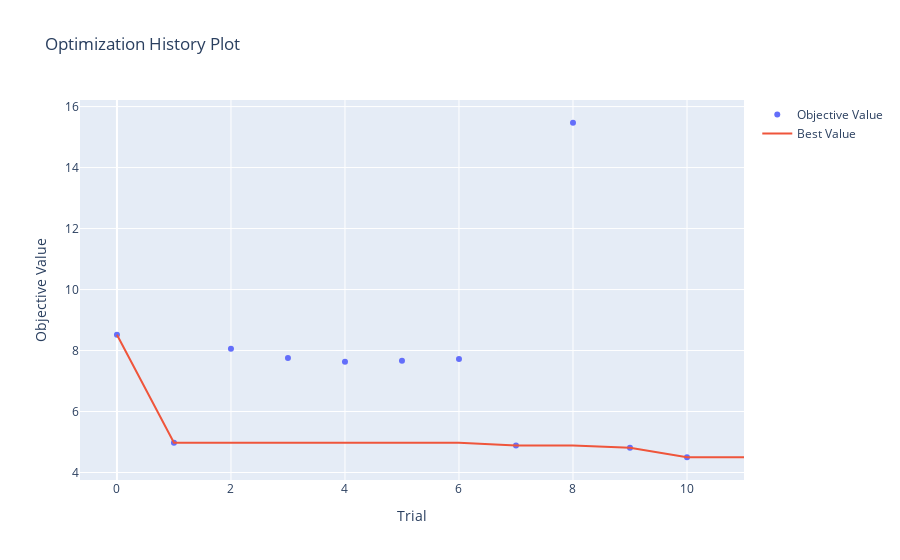

The cell this chart's notebook holds for it:
### Code cell
fig = optuna.visualization.plot_optimization_history(study)
fig.show()

### Figure 1 — Plotly figure (JSON) as saved in the notebook; plotly's stock layout.template omitted (floating-point values rounded to 4 significant figures)
{"data": [{"mode": "markers", "name": "Objective Value", "type": "scatter", "x": [0, 1, 2, 3, 4, 5, 6, 7, 8, 9, 10], "y": [8.518, 4.975, 8.057, 7.755, 7.632, 7.661, 7.722, 4.882, 15.47, 4.81, 4.5]}, {"mode": "lines", "name": "Best Value", "type": "scatter", "x": [0, 1, 2, 3, 4, 5, 6, 7, 8, 9, 10, 11], "y": [8.518, 4.975, 4.975, 4.975, 4.975, 4.975, 4.975, 4.882, 4.882, 4.81, 4.5, 4.5]}, {"marker": {"color": "#cccccc"}, "mode": "markers", "name": "Infeasible Trial", "showlegend": false, "type": "scatter", "x": [], "y": []}], "layout": {"title": {"text": "Optimization History Plot"}, "xaxis": {"title": {"text": "Trial"}}, "yaxis": {"title": {"text": "Objective Value"}}}}
